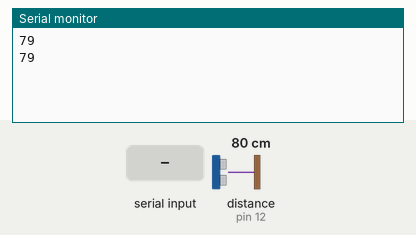
Recording of a sketch running on a simulated Arduino Uno, built with avr-gcc and run on an emulated ATmega328P. On the bench: the last lines printed to the serial monitor. Wiring (inferred from the names in the program): ultrasonic range finder: trigger pin 11; echo pin 12. The inputs (shaded band) are chosen by the test bench; at power-on: distance to the obstacle (sensor on pin 12) 80 cm. The echo pulse lasts 58.3 µs per cm.

Above: at 2.8 s.
2.9 s: distance to the obstacle (sensor on pin 12) set to 2 cm
At 4.3 s:
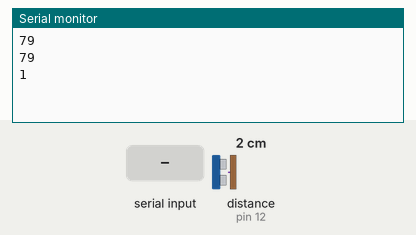
4.4 s: "0\n" received over Serial
5.9 s: "2\n" received over Serial
7.4 s: distance to the obstacle (sensor on pin 12) set to 4 cm
At 8.4 s:
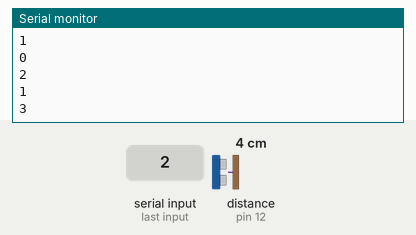
Timing chart, 0 to 9.9 s (numbered marks = the images above; inputs shaded):
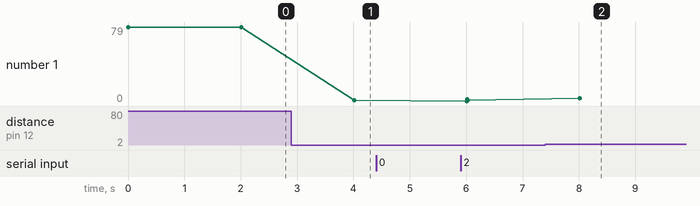

Measured:
- after the input at 2.9 s, the serial monitor: prints a new line after 1.1 s (image 1)
- after the input at 7.4 s, the serial monitor: prints a new line after 0.61 s (image 2)
- plotted number 1: 79 → 1 after the input at 2.9 s, 1 → 3 after the input at 7.4 s

The sketch:

SensorTest.ino
```cpp
//Sensor Test
//HardWare: Arduino Uno Wifi Rev 2, HC-SR04,
//Serial Connection Required Run Serial Test Prior throttleChange();To This Test
//Wire Board and sensor same as wiring from diagram
//
#include "SensorF.h"
#include "SerialF.h"

void setup()
{
  initSerial();
  sensorSetup();
}

void loop()
{
  Serial.println(sensorRead());
  delay(2000);
}
```

SensorF.h
```cpp
#ifndef SensorF_H
#define SensorF_H

int sensorSetup();
long sensorRead();

int trigPin = 11;    // Trigger
int echoPin = 12;    // Echo
long duration, cm, inches;

int sensorSetup() {
  pinMode(trigPin, OUTPUT);
  pinMode(echoPin, INPUT);
  return 1;
}

long sensorRead(){
  digitalWrite(trigPin, LOW);
  delayMicroseconds(5);
  digitalWrite(trigPin, HIGH);
  delayMicroseconds(10);
  digitalWrite(trigPin, LOW);
  pinMode(echoPin, INPUT);
  duration = pulseIn(echoPin, HIGH);
  // Convert the time into a distance
  cm = (duration/2) / 29.1;     // Divide by 29.1 or multiply by 0.0343
  inches = (duration/2) / 74;   // Divide by 74 or multiply by 0.0135
  return cm;
}
#endif
```

SerialF.h
```cpp
#ifndef SerialF_H
#define SeerialF_H
void initSerial();
void serialEvent();

String inputString = "";
boolean stringComplete = false;

void initSerial()
{
  //Initialize serial and wait for port to open:
  Serial.begin(9600);
  while (!Serial) {;}
  inputString.reserve(1000);
}
void serialEvent()
{
  while (Serial.available()) {
    // get the new byte:

    char inChar = (char)Serial.read();
    // add it to the inputString:
    inputString += inChar;
    // if the incoming character is a newline, set a flag so the main loop can
    // do something about it:
    if (inChar == '\n') {
      stringComplete = true;
    }
    Serial.println(inputString);
    inputString = "";
    stringComplete = false;
  }
}
#endif
```
